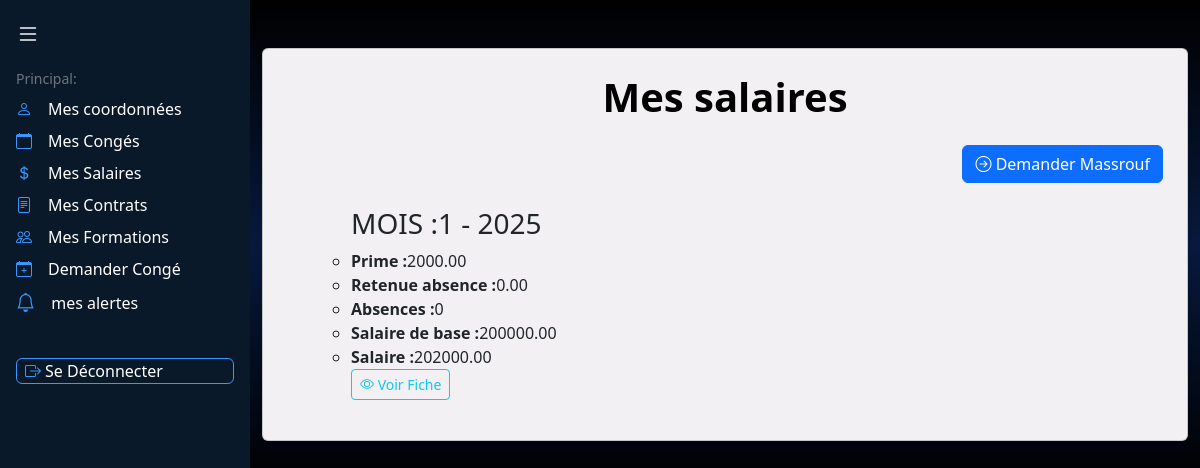
The page /mes_salaires/ (signed in) on the database its author committed.
### appRH/models.py (models this page shows, shortened)
class Salaire(models.Model):
    employe = models.ForeignKey(Employe, on_delete=models.CASCADE)
    salaire_de_base = models.DecimalField(max_digits=10, decimal_places=2)
    annee = models.IntegerField()
    mois = models.IntegerField()
    prime = models.DecimalField(max_digits=10, decimal_places=2, null=True, blank=True)
    retenue_absence = models.DecimalField(max_digits=10, decimal_places=2, default=0)
    avance_massrouf = models.DecimalField(max_digits=10, decimal_places=2, default=0)
    demandes_massrouf = models.IntegerField(default=0)
    justification_massrouf = models.TextField(null=True, blank=True)
    absences = models.IntegerField(default=0)
    mois_demande = models.CharField(max_length=2, null=True, blank=True)
    annee_demande = models.IntegerField(null=True, blank=True)
    def calculer_retenue_absence(self):
        salaire_jour = self.salaire_de_base / 30
        self.retenue_absence = self.absences * salaire_jour
        self.save()
    def calculer_salaire(self):
        self.calculer_retenue_absence()
        salaire_net = (
            self.salaire_de_base
            + (self.prime or 0)
            - self.retenue_absence
            - self.avance_massrouf
        )
        return round(salaire_net, 2)
    def save(self, *args, **kwargs):
        if not self.pk or self._state.adding:
            now = timezone.now()
            if not self.mois_demande:
                self.mois_demande = str(now.month).zfill(2)
            if not self.annee_demande:
                self.annee_demande = now.year
        super().save(*args, **kwargs)

### appRH/views.py (the view)
# urls.py: path('mes_salaires/',views.voir_coordonnees_salaires,name='voir_coordonnees_salaires'),
def voir_coordonnees_salaires(request):
    try:
        employe = Employe.objects.get(user=request.user)
        salaires = Salaire.objects.filter(employe=employe)
        if not salaires:
            messages.warning(request, "Aucune donnée associée trouvée.")
        context = {
            'employe': employe,
            'salaires': salaires,
        }
        return render(request, 'salaires_employe.html', context)
    except Employe.DoesNotExist:
        return redirect('home')

### appRH/templates/salaires_employe.html (shortened to what this page needs)
<!DOCTYPE html>
<html lang="fr">
{% load static %}
<head>
        <link rel="stylesheet" href="{% static 'css/bootstrap.min.css' %}">
        <link href="https://cdn.jsdelivr.net/npm/bootstrap@5.3.0/dist/css/bootstrap.min.css" rel="stylesheet">
        <link rel="stylesheet" href="https://cdn.jsdelivr.net/npm/bootstrap-icons@1.11.1/font/bootstrap-icons.css">
</head>
<body style="background: linear-gradient(to bottom, black 0%, rgb(7, 25, 61) 50%, black 100%);">
    <nav id="sidebar" class="min-vh-100 position-fixed" style="background-color: #0A1929; width: 250px; transition: all 0.3s ease; z-index: 1000;">
        <button class="btn border-0 p-3 w-100 text-start" id="toggleSidebar">
            <i class="bi bi-list text-white fs-4"></i>
        </button>
        <div class="px-3">
            <div>
                <div class="text-secondary small fw-medium mb-2 section-label">Principal:</div>
                <ul class="nav flex-column gap-2">
                    <li class="nav-item">
                        <a href="{% url 'coordonnees_employe' %}" class="nav-link text-white p-0 d-flex align-items-center">
                            <i class="bi bi-person" style="color: #3699FF;"></i>
                            <span class="ms-3 menu-text">Mes coordonnées</span>
                        </a>
                    </li>
                    <li class="nav-item">
                        <a href="{% url 'voir_coordonnees_conges' %}" class="nav-link text-white p-0 d-flex align-items-center">
                            <i class="bi bi-calendar" style="color: #3699FF;"></i>
                            <span class="ms-3 menu-text"> Mes Congés</span>
                        </a>
                    </li>
                    <li class="nav-item">
                        <a href="{% url 'voir_coordonnees_salaires' %}" class="nav-link text-white p-0 d-flex align-items-center">
                            <i class="bi bi-currency-dollar" style="color: #3699FF;"></i>
                            <span class="ms-3 menu-text">Mes Salaires</span>
                        </a>
                    </li>
                    <li class="nav-item">
                        <a href="{% url 'voir_coordonnees_contrat' %}" class="nav-link text-white p-0 d-flex align-items-center">
                            <i class="bi bi-file-text" style="color: #3699FF;"></i>
                            <span class="ms-3 menu-text">Mes Contrats</span>
                        </a>
                    </li>
                    <li class="nav-item">
                        <a href="{% url 'voir_coordonnees_formation' %}" class="nav-link text-white p-0 d-flex align-items-center">
                            <i class="bi bi-people" style="color: #3699FF;"></i>
                            <span class="ms-3 menu-text">Mes Formations</span>
                        </a>
                    </li>
                    <li class="nav-item">
                        <a href="{% url 'demander_conge' %}" class="nav-link text-white p-0 d-flex align-items-center">
                            <i class="bi bi-calendar-plus" style="color: #3699FF;"></i>
                            <span class="ms-3 menu-text">Demander Congé</span>
                        </a>
                    </li>
                <li>
                    <a href="{% url 'alertes_contrats' %}" class="nav-link text-white p-0 d-flex align-items-center">
                        <i class="bi bi-bell" style="color: #3699FF; font-size: 1.2rem;"></i>
                        <span class="ms-3 menu-text">mes alertes</span>
                    </a>
            </li>
     <br>
                    <li class="nav-item">
                  <form method="POST" action="{% url 'logout' %}">
                <button
    class="nav-link text-white p-0 d-flex align-items-center gap-1 px-2 py-1 rounded w-100"
    style="background-color: #0A1929; border: 1px solid #3699FF; font-size: 1rem; line-height: 1;"
>
    <i class="bi bi-box-arrow-right" style="color: #3699FF; font-size: 1rem;"></i>
    <span class="menu-text" style="margin-left: 0;">Se Déconnecter</span>
</button>
                 </form>
                </li>
                 </ul>
                </div>
            </div>
</nav>
    <div class="flex-grow-1" style="margin-left: 250px; transition: margin-left 0.3s ease;">
     <div class="container py-5">
        <div class="card shadow-sm p-4" style="background-color : rgb(242, 240, 242);">
            <h1 class="text-center fw-bold mb-4" style="color: black;">Mes salaires</h1>
            {% if salaires %}
<div class="text-end mb-4">
    <a href="{% url 'demander_massrouf' salaires.0.id %}" class="btn btn-primary">
        <i class="bi bi-arrow-right-circle"></i> Demander Massrouf
    </a>
</div>
{% endif %}
            <ul>
                <ul>
                    {% for salaire in salaires %}
                    <h3> MOIS :{{ salaire.mois }} - {{ salaire.annee }}</h3>
                        <li><strong>Prime :</strong>{{ salaire.prime }} </li>
                        <li><strong>Retenue absence :</strong>{{ salaire.retenue_absence }} </li>
                        <li><strong>Absences :</strong>{{ salaire.absences }} </li>
                        <li><strong>Salaire de base :</strong>{{ salaire.salaire_de_base }} </li>
                        <li><strong>Salaire :</strong>{{ salaire.calculer_salaire }} </li>
                        <a href="{% url 'fiche_paie' salaire.id %}" class="btn btn-outline-info btn-sm">
                            <i class="bi bi-eye"></i> Voir Fiche
                        </a>
                        {% empty %}
                        <li>Aucun salaire trouvé.</li>
                    {% endfor %}
                </ul>
            </ul>
    </div>
    </div>
        </body>
        </html>

### rows shown on the page
Salaire: mois "1", annee "2025", prime "2000.00", retenue_absence "0.00", absences "0", salaire_de_base "200000.00", calculer_salaire "202000.00"
